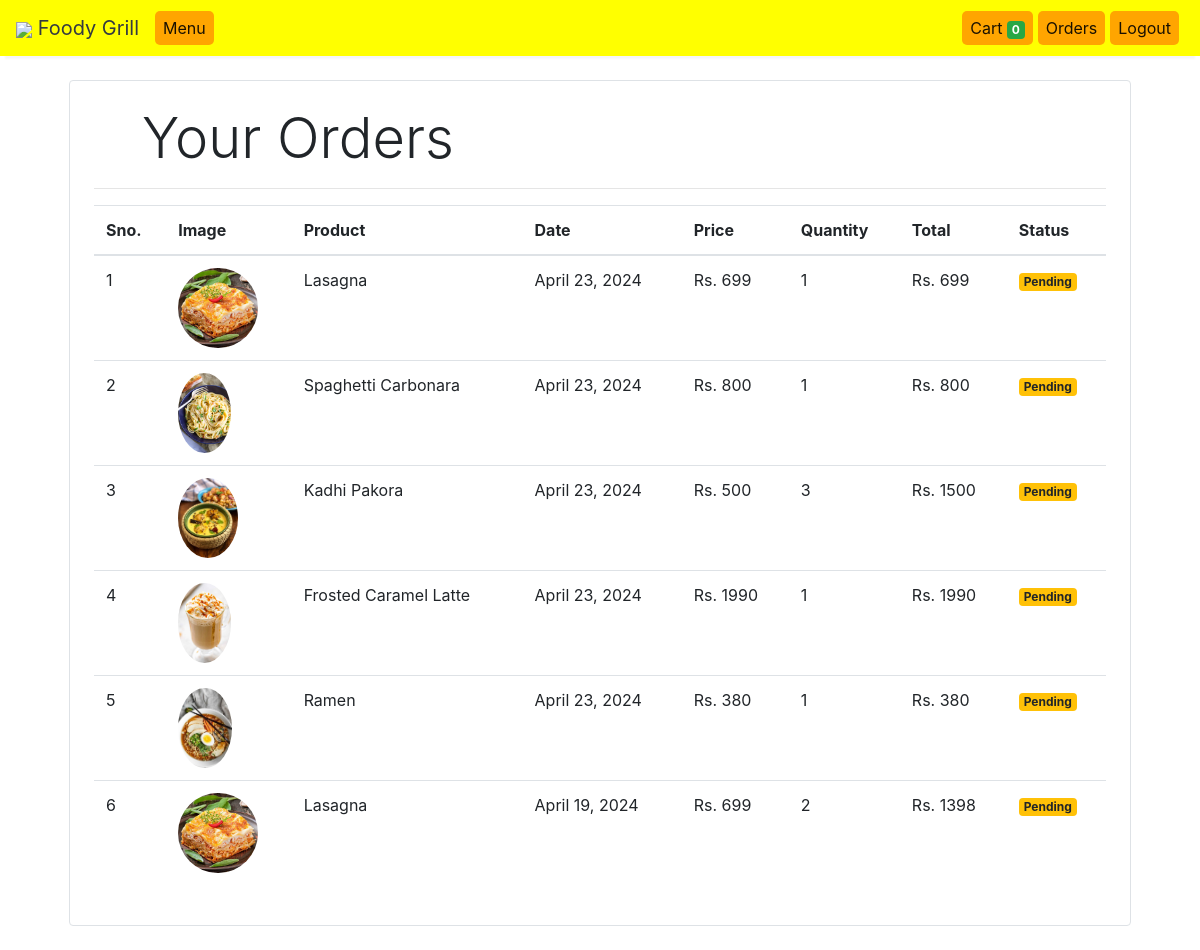
The page /orders (signed in) on the database its author committed.
### store/models/orders.py (models this page shows, shortened)
class Order(models.Model):
    product = models.ForeignKey(Products,
                                on_delete=models.CASCADE)
    customer = models.ForeignKey(Customer,
                                 on_delete=models.CASCADE)
    quantity = models.IntegerField(default=1)
    price = models.IntegerField()
    address = models.CharField (max_length=50, default='', blank=True)
    phone = models.CharField (max_length=50, default='', blank=True)
    date = models.DateField (default=datetime.datetime.today)
    status = models.BooleanField (default=False)
    @staticmethod
    def get_orders_by_customer(customer_id):
        return Order.objects.filter(customer=customer_id).order_by('-date')

### store/models/product.py (models this page shows, shortened)
class Products(models.Model):
    name = models.CharField(max_length=60)
    price= models.IntegerField(default=0)
    category= models.ForeignKey(Category,on_delete=models.CASCADE,default=1 )
    description= models.CharField(max_length=250, default='', blank=True, null= True)
    image= models.ImageField(upload_to='uploads/products/')

### store/middlewares/auth.py (the view)
    def middleware(request):
        print(request.session.get('customer'))
        returnUrl = request.META['PATH_INFO']
        print(request.META['PATH_INFO'])
        if not request.session.get('customer'):
           return redirect(f'login?return_url={returnUrl}')
        response = get_response(request)
        return response

### store/templatetags/custom_filter.py (called while the page is built)
@register.filter(name='currency')
def currency(number):
    return "Rs. "+str(number)

@register.filter(name='multiply')
def multiply(number , number1):
    return number * number1

### store/views/orders.py (called while the page is built)
    def get(self , request ):
        customer = request.session.get('customer')
        orders = Order.get_orders_by_customer(customer)
        print(orders)
        return render(request , 'orders.html'  , {'orders' : orders})

### store/templates/orders.html
{% extends 'base.html' %}
{% block content %}
{% load cart %}
{% load custom_filter %}
<div class="container">
   <div class="border rounded p-4 m-4">
        <p class="display-4 pl-4 ml-4">Your Orders</p>
        <hr>
        <table class="table">
            <thead>
                <tr>
                    <th>Sno.</th>
                    <th>Image</th>
                    <th>Product</th>
                    <th>Date</th>
                    <th>Price</th>
                    <th>Quantity</th>
                    <th>Total</th>
                    <th>Status</th>
                </tr>
            </thead>
            <tbody>
                {% for order in orders %}
                <tr>
                    <td>{{forloop.counter}}</td>
                    <td><img style="height: 80px;" class="rounded-circle" src="{{order.product.image.url}}" alt=""></td>
                    <td>{{order.product.name}}</td>
                    <td>{{order.date}}</td>
                    <td>{{order.price|currency}}</td>
                    <td>{{order.quantity}}</td>
                    <td>{{order.quantity|multiply:order.price|currency}}</td>
                    {% if order.status %}
                    <td><small class="badge badge-success">Completed</small></td>
                    {%else%}
                    <td><small class="badge badge-warning">Pending</small></td>
                    {% endif %}
                </tr>
                {% endfor %}
            </tbody>
        </table>
   </div>
</div>
{% endblock %}

### store/templates/base.html (shortened to what this page needs)
<!doctype html>
<html lang="en">
<head>
  <link rel="stylesheet" href="https://maxcdn.bootstrapcdn.com/bootstrap/4.0.0/css/bootstrap.min.css"
>
</head>
<body>
<nav class="one-edge-shadow
  navbar navbar-light
  sticky-top navbar
  navbar-expand-lg
  text-white">
    <a class="navbar-brand ms-3 text-dark " href="/">
    <link rel="stylesheet" href="https://use.fontawesome.com/releases/v5.7.0/css/all.css">
    <img src="https://www.freepnglogos.com/uploads/shopping-cart-png/shopping-cart-svg-png-icon-download-28.png" style="width:50px;height:50px,color:text-light;"> Foody Grill</a>
    <div class="collapse navbar-collapse" id="navbarSupportedContent">
      <ul class="navbar-nav mr-auto">
        <li class="nav-item active">
          <a class="nav-link" href="/store">Menu<span class="sr-only">(current)</span></a>
        </li>
          </ul>
      <ul class=" navbar-nav my-2 my-lg-0">
        <li class="nav-item active">
          <a class="nav-link" href="/cart">Cart
            <span class="badge badge-success">{{request.session.cart.keys|length}}</span>
            <span class="sr-only">(current)</span></a>
        </li>
        {% if request.session.customer %}
        <li class="nav-item active ">
          <a class="nav-link" href="/orders">Orders<span class="sr-only">(current)</span></a>
        </li>
        <li class="nav-item active ">
          <a class="nav-link" href="/logout">Logout<span class="sr-only">(current)</span></a>
        </li>
        {% endif %}
      </ul>
    </div>
  </nav>
  {% block content %}{% endblock %}
</body>
</html>

### store/templates/base.html (style rules this page uses)
nav { background-color: yellow; }
.one-edge-shadow { box-shadow: 0 8px 2px -5px rgb(246, 245, 245); }
.nav-link { display: inline-block; padding: 5px 5px; background-color: orange; color: #fff; text-decoration: none; border-radius: 5px; transition: background-color 0.3s ease; margin-right: 5px; }
.nav-link:last-child { margin-right: 5; }

### rows shown on the page
Order: product.image (picture), product.name "Lasagna", date "April 23, 2024", price "Rs. 699", quantity "1", quantity|multiply "Rs. 699", status "Pending"
Order: product.image (picture), product.name "Spaghetti Carbonara", date "April 23, 2024", price "Rs. 800", quantity "1", quantity|multiply "Rs. 800", status "Pending"
Order: product.image (picture), product.name "Kadhi Pakora", date "April 23, 2024", price "Rs. 500", quantity "3", quantity|multiply "Rs. 1500", status "Pending"
Order: product.image (picture), product.name "Frosted Caramel Latte", date "April 23, 2024", price "Rs. 1990", quantity "1", quantity|multiply "Rs. 1990", status "Pending"
Order: product.image (picture), product.name "Ramen", date "April 23, 2024", price "Rs. 380", quantity "1", quantity|multiply "Rs. 380", status "Pending"
Order: product.image (picture), product.name "Lasagna", date "April 19, 2024", price "Rs. 699", quantity "2", quantity|multiply "Rs. 1398", status "Pending"

### other values the page prints
{{ request.session.cart.keys|length }} "0"
